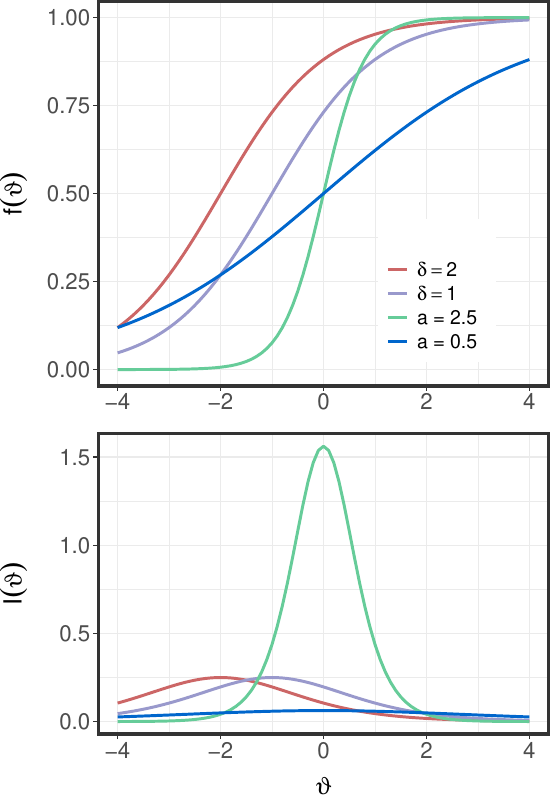

The R source for this figure:
# =============================================================================
box::use(.. / analysis / utils[mkdir, gprint, gpath, mytheme], latex2exp[TeX])
here::i_am("figures/f.info.R")

# =============================================================================
# helper functions
theta <- seq(-4, 4, 0.1)

palette <- c("#CC6666", "#9999CC", "#66CC99", "#0066CC")

solving.probability <- function(theta, b, a){
  1 / (1 + exp(-(a * theta + b)))
}

item.information <- function(theta, b, a){
  p <- solving.probability(theta, b, a)
  a^2 * p * (1 - p)
}

plot.icc <- function(difficulties, loadings, labels){
  box::use(ggplot2[...])
  p1 <- solving.probability(theta, difficulties[1], loadings[1])
  p2 <- solving.probability(theta, difficulties[2], loadings[2])
  p3 <- solving.probability(theta, difficulties[3], loadings[3])
  p4 <- solving.probability(theta, difficulties[4], loadings[4])
  df <- data.frame(theta = theta, p1 = p1, p2 = p2, p3 = p3, p4 = p4)
  df <- tidyr::gather(df, key = "item", value = "probability", -theta)
  ggplot(df, aes(x = theta, y = probability, color = item)) +
    geom_line(linewidth = 1) +
    labs(
      # x = TeX("$\\vartheta$"),
      x = "",
      y = TeX("$f(\\vartheta)$"),
      color = "") +
    scale_color_manual(values = palette,
                       labels = labels) +
    mytheme() +
    theme(legend.position = "inside", legend.position.inside = c(0.75,0.25),
          legend.key = element_rect(fill = NA, color = NA),
          plot.margin = margin(0, 0, -0.5, 0, "cm"))
}

plot.item.information <- function(difficulties, loadings){
  box::use(ggplot2[...], latex2exp[TeX])
  
  i1 <- item.information(theta, difficulties[1], loadings[1])
  i2 <- item.information(theta, difficulties[2], loadings[2])
  i3 <- item.information(theta, difficulties[3], loadings[3])
  i4 <- item.information(theta, difficulties[4], loadings[4])
  df <- data.frame(theta = theta, i1 = i1, i2 = i2, i3 = i3, i4 = i4)
  df <- tidyr::gather(df, key = "item", value = "information", -theta)
  ggplot(df, aes(x = theta, y = information, color = item)) +
    geom_line(linewidth = 1) +
    labs(x = TeX("$\\vartheta$"),
         y = TeX("$I(\\vartheta)$"),
         color = "Item") +
    scale_color_manual(values = palette) +
    mytheme() +
    theme(legend.position = "none",
          plot.margin = margin(0, 0, 0, 0, "cm"))
}

# ==============================================================================
difficulties <- c(2, 1, 0, 0)
loadings <- c(1, 1, 2.5, 0.5)
(p.icc1 <- plot.icc(difficulties, loadings,
                    c(TeX("$\\delta = 2$"), TeX("$\\delta = 1$"), "a = 2.5  ", "a = 0.5")))
#outpath <- gpath("figures/f.icc.pdf")
#ggplot2::ggsave(outpath, p.icc1, width = 8, height = 6)
(p.icc2 <- plot.item.information(difficulties, loadings))
(p.icc <- cowplot::plot_grid(p.icc1, p.icc2,
                             ncol = 1, rel_heights = c(2, 1.7), align = "v"))
outpath <- gpath("figures/f.info.pdf")
ggplot2::ggsave(outpath, p.icc, width = 5.5, height = 8)

